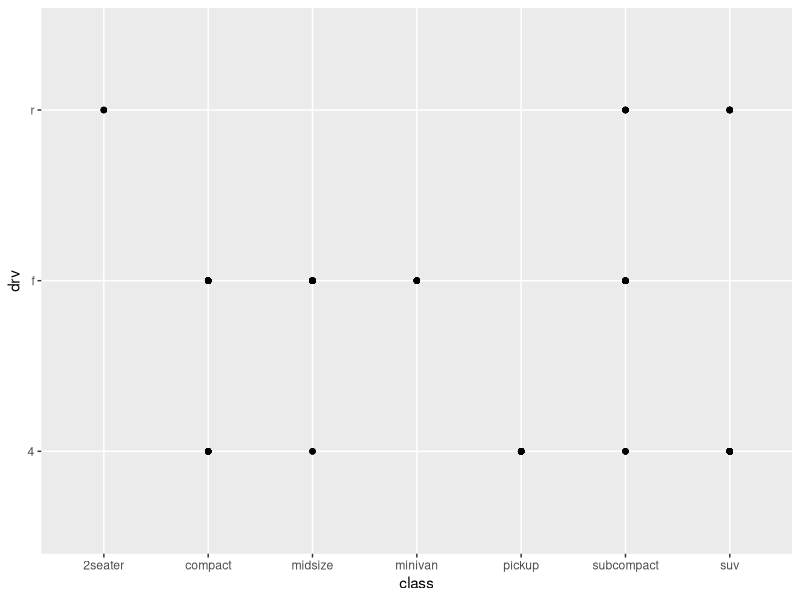
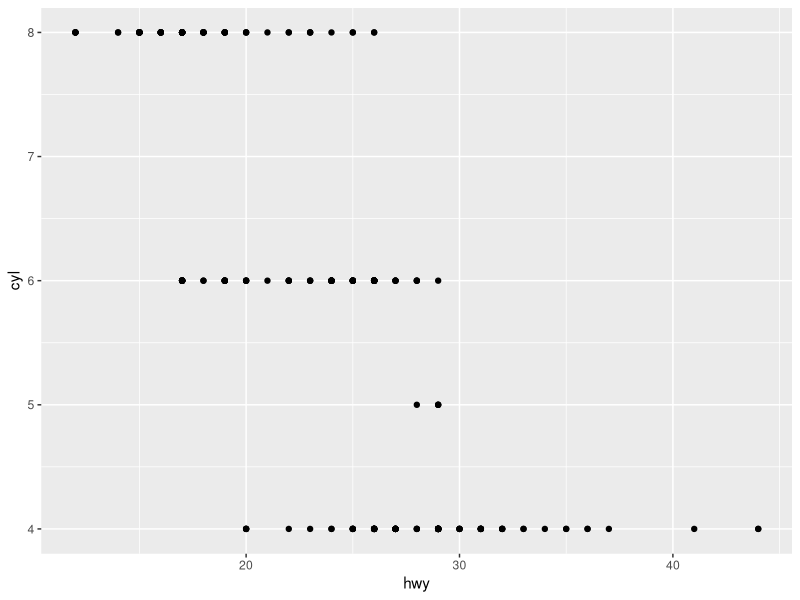
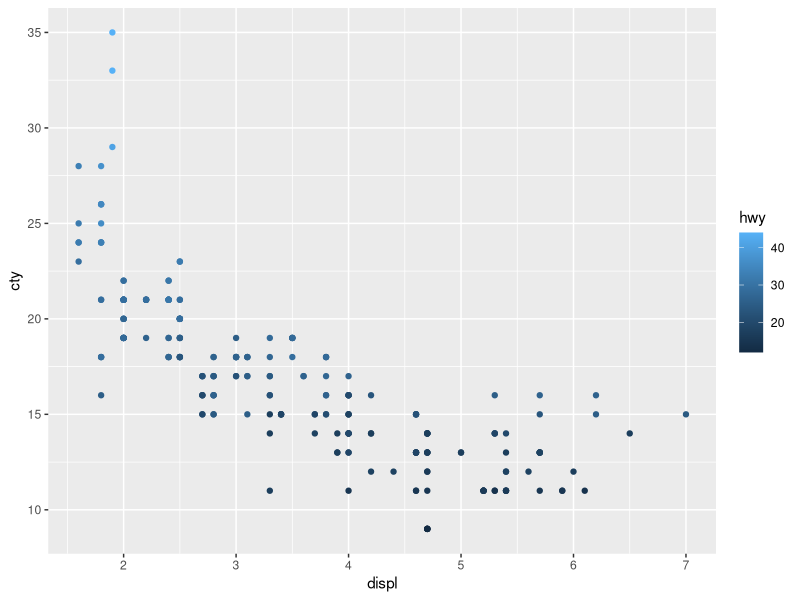
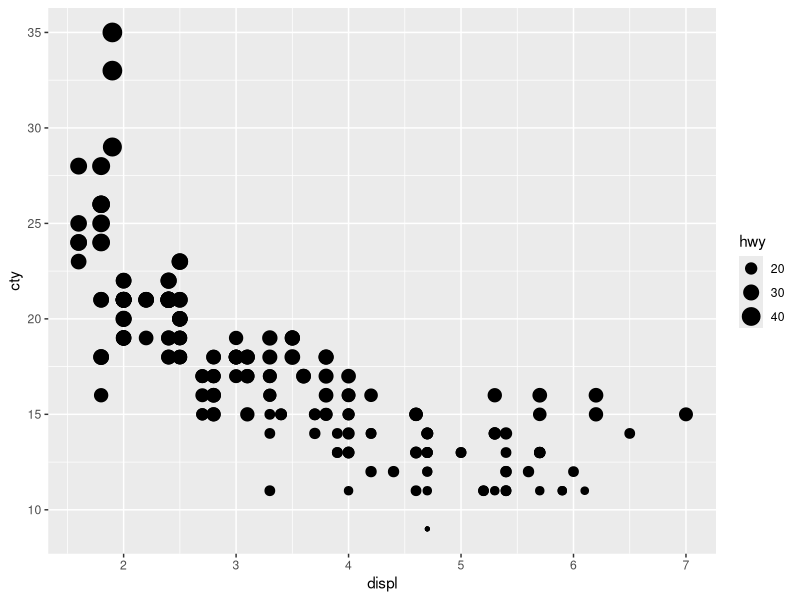

These figures' R source, in order: (Note: this script raises an error after producing the figures.)
## ---- chunk 1
knitr::opts_chunk$set(echo = TRUE)
## ---- chunk 2
library("tidyverse")
## ---- chunk 3
ggplot2::mpg
## ---- chunk 4
dim(mpg)
## ---- chunk 5
?mpg
## ---- chunk 6
ggplot(data = mpg) +
  geom_point(mapping = aes(x = class, y = drv))
## ---- chunk 7
ggplot(data = mpg) +
  geom_point(mapping = aes(x = hwy, y = cyl))
## ---- chunk 8
ggplot(data = mpg) +
  geom_point(mapping = aes(x = displ, y = cty, color = hwy))
## ---- chunk 9
ggplot(data = mpg) +
  geom_point(mapping = aes(x = displ, y = cty, size = hwy))
## ---- chunk 10
ggplot(data = mpg) +
  geom_point(mapping = aes(x = displ, y = cty, shape = hwy))
## ---- chunk 11
ggplot(data = mpg) +
  geom_point(mapping = aes(x = displ, y = cty, color = hwy, size = hwy))
## ---- chunk 12
?geom_point
## ---- chunk 13
ggplot(data = mpg) +
  geom_point(mapping = aes(x = class, y = drv, color = displ <5))
## ---- chunk 14
ggplot(data = mpg) +
  geom_point(mapping = aes(x = displ, y = hwy)) +
  facet_wrap(~ displ, nrow = 2)
## ---- chunk 15
ggplot(data = mpg) +
  geom_point(mapping = aes(x = displ, y = hwy)) +
  facet_grid(drv ~ .)
## ---- chunk 16
ggplot(data = mpg) + 
  geom_point(mapping = aes(x = displ, y = hwy)) +
  facet_grid(. ~ cyl)
## ---- chunk 17
ggplot(data = mpg) +
  geom_point(mapping = aes(x = displ, y = hwy)) +
  facet_wrap(~ class, nrow = 2)
## ---- chunk 18
ggplot(data = mpg, mapping = aes(x = displ, y = hwy, color = drv)) + 
  geom_point() + 
  geom_smooth(se = FALSE)
## ---- chunk 19
ggplot(data = mpg) + 
  geom_point(mapping = aes(x = displ, y = hwy, size = 3), show.legend = FALSE) +
  geom_smooth(mapping = aes(x = displ, y = hwy, size = 3), se = FALSE, show.legend = FALSE)

## ---- chunk 20
ggplot(data = mpg) + 
  geom_smooth(mapping = aes(x = displ, y = hwy, group = drv, size = 3), se = FALSE, show.legend = FALSE) +
  geom_point(mapping = aes(x = displ, y = hwy, size = 3), show.legend = FALSE)
## ---- chunk 21
ggplot(data = mpg, mapping = aes(x = displ, y = hwy, color = drv, size = 3)) + 
  geom_point() + 
  geom_smooth(se = FALSE)
  

## ---- chunk 22
ggplot(data = mpg) + 
  geom_point(mapping = aes(x = displ, y = hwy, color = drv, size = 3)) +
  geom_smooth(mapping = aes(x = displ, y = hwy, size = 3), se = FALSE, show.legend = FALSE)

## ---- chunk 23
ggplot(data = mpg) +
  geom_point(mapping = aes(x = displ, y = hwy, color = drv, size = 3)) +
  geom_smooth(mapping = aes(x = displ, y = hwy, group = drv, linetype = drv, size = 3), se = FALSE)

## ---- chunk 24
ggplot(data = mpg) + 
  geom_point(mapping = aes(x = displ, y = hwy, color = drv, stroke = 2, size = 5), shape = 16, color = "white") +
  geom_point(mapping = aes(x = displ, y = hwy, color = drv, stroke = 2, size = 4), shape = 16)

